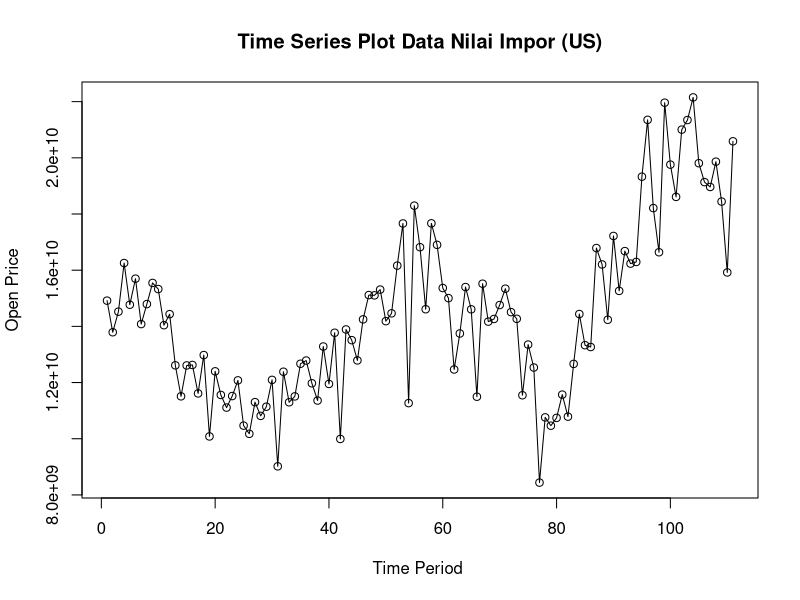
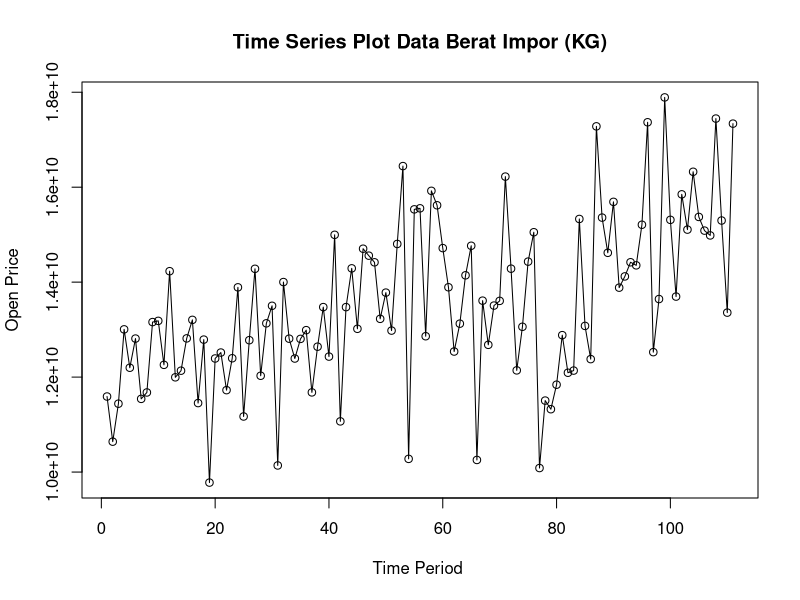
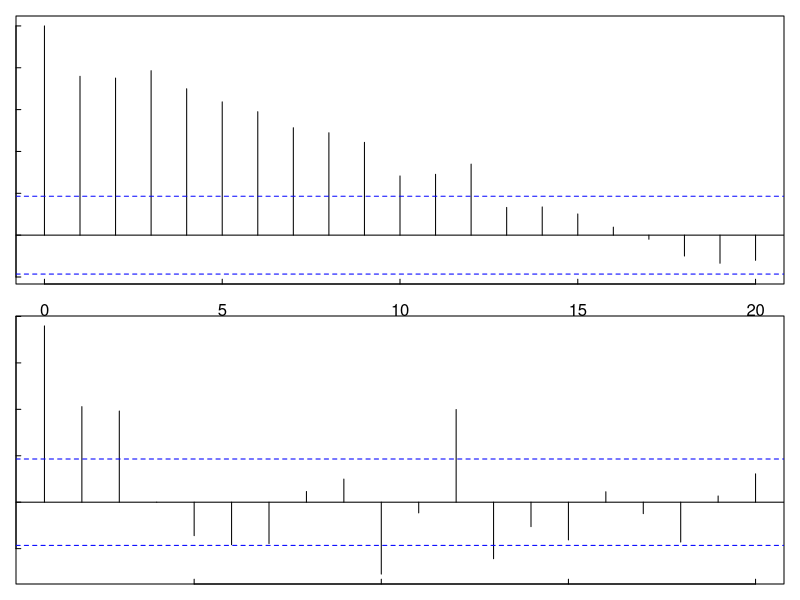
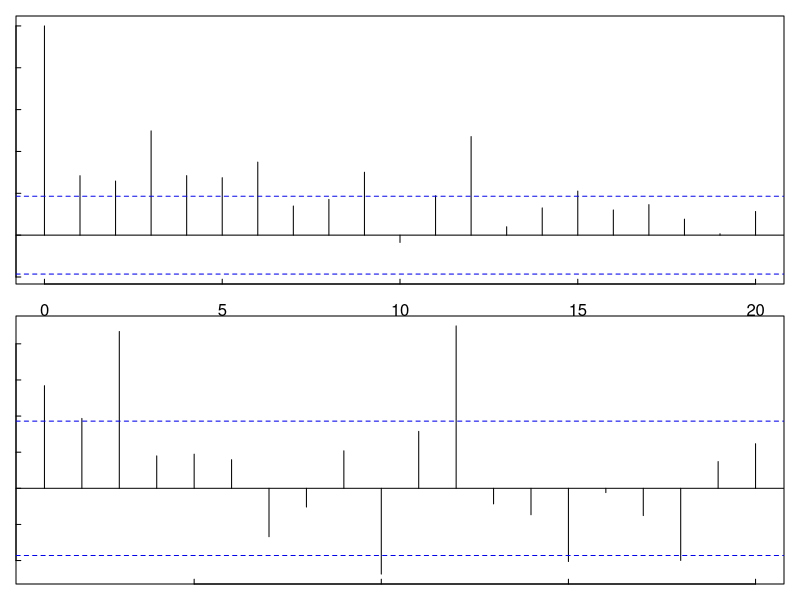
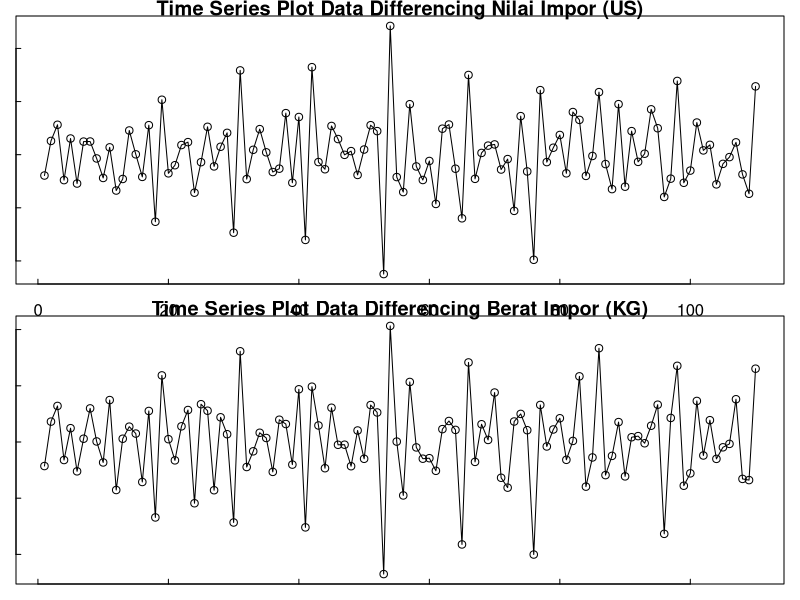
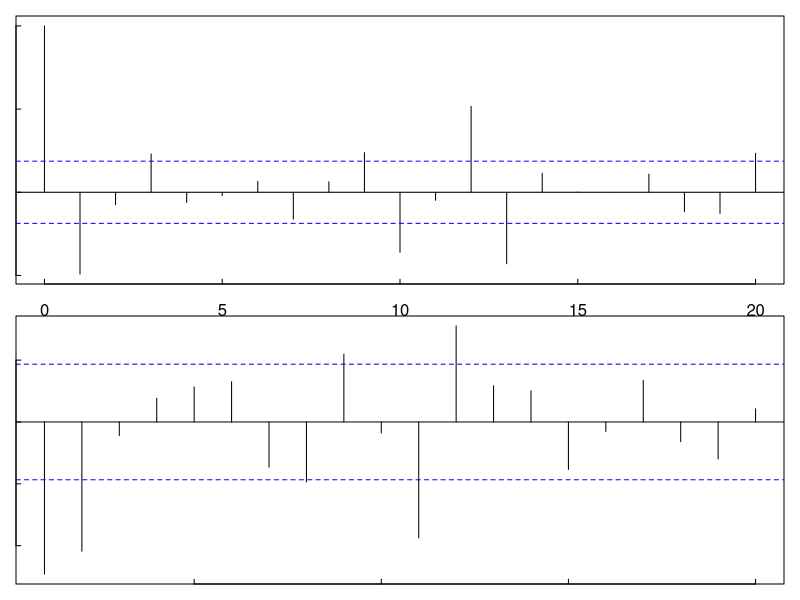
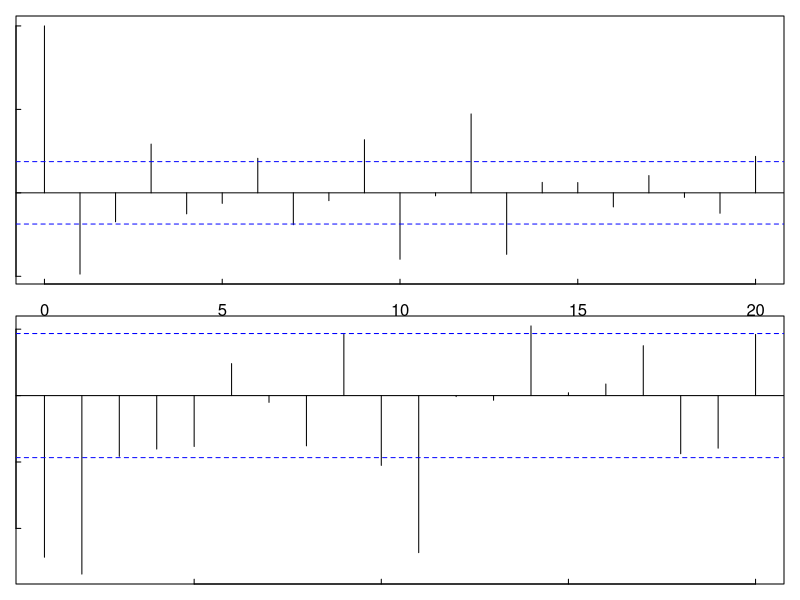
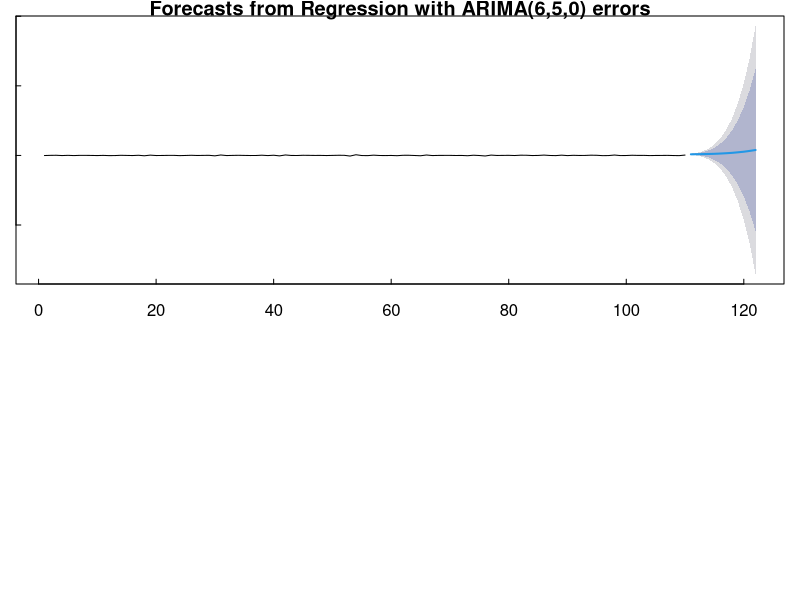

The R source for these figures, in order:
## ---- chunk 1
data1<-read.csv("Dataset/data_ekspor.csv",header=TRUE)
head(data1)
## ---- chunk 2
data.ts.nilai<-data1$Nilai.Impor..US...
data.ts.nilai
## ---- chunk 3
library(tseries)
result_adf <- adf.test(data.ts.nilai)
result_kpss <- kpss.test(data.ts.nilai)
result_adf
result_kpss
## ---- chunk 4
data.ts.berat<-data1$Berat.Impor..KG.
data.ts.berat
## ---- chunk 5
library(tseries)
result_adf <- adf.test(data.ts.berat)
result_kpss <- kpss.test(data.ts.berat)
result_adf
result_kpss
## ---- chunk 6
#. Plot time series
ts.plot(data.ts.nilai, xlab="Time Period ", ylab="Open Price", main= "Time Series Plot Data Nilai Impor (US)")
points(data.ts.nilai)
## ---- chunk 7
#. Plot time series
ts.plot(data.ts.berat, xlab="Time Period ", ylab="Open Price", main= "Time Series Plot Data Berat Impor (KG)")
points(data.ts.berat)
## ---- chunk 8
par(mfrow=c(2,1),
 # mengatur margin grafik
 mar=c(1,1,1,1),
 # mengatur margin sumbu
 mex=0.8,
 # arah tick sumbu koordinat
 tcl=0.3)
acf(data.ts.nilai)
pacf(data.ts.nilai)
## ---- chunk 9
par(mfrow=c(2,1),
 # mengatur margin grafik
 mar=c(1,1,1,1),
 # mengatur margin sumbu
 mex=0.8,
 # arah tick sumbu koordinat
 tcl=0.3)
acf(data.ts.berat)
pacf(data.ts.berat)
## ---- chunk 10
log.data.ts.nilai=diff(log(data.ts.nilai))
log.data.ts.nilai
## ---- chunk 11
library(tseries)
result_adf <- adf.test(log.data.ts.nilai)
result_kpss <- kpss.test(log.data.ts.nilai)
result_adf
result_kpss
## ---- chunk 12
log.data.ts.berat=diff(log(data.ts.berat))
log.data.ts.berat
## ---- chunk 13
library(tseries)
result_adf <- adf.test(log.data.ts.berat)
result_kpss <- kpss.test(log.data.ts.berat)
result_adf
result_kpss
## ---- chunk 14
ts.plot(log.data.ts.nilai, xlab="Time Period ", ylab="Nilai Impor (US)", main= "Time Series Plot Data Differencing Nilai Impor (US)")
points(log.data.ts.nilai)
## ---- chunk 15
ts.plot(log.data.ts.berat, xlab="Time Period ", ylab="Nilai Impor (US)", main= "Time Series Plot Data Differencing Berat Impor (KG)")
points(log.data.ts.berat)
## ---- chunk 16
par(mfrow=c(2,1),
 # mengatur margin grafik
 mar=c(1,1,1,1),
 # mengatur margin sumbu
 mex=0.8,
 # arah tick sumbu koordinat
 tcl=0.3)
acf(log.data.ts.nilai)
pacf(log.data.ts.nilai)
## ---- chunk 17
par(mfrow=c(2,1),
 # mengatur margin grafik
 mar=c(1,1,1,1),
 # mengatur margin sumbu
 mex=0.8,
 # arah tick sumbu koordinat
 tcl=0.3)
acf(log.data.ts.berat)
pacf(log.data.ts.berat)
## ---- chunk 18
datay = log.data.ts.nilai
library(lmtest)
estimasi_1 = arima(datay, order=c(0,0,2)); estimasi_1;
coeftest(estimasi_1)
estimasi_2 = arima(datay, order=c(2,2,0)); estimasi_2;
coeftest(estimasi_2)
estimasi_3 = arima(datay, order=c(1,0,2)); estimasi_3;
coeftest(estimasi_3)
estimasi_4 = arima(datay, order=c(2,0,1)); estimasi_4;
coeftest(estimasi_4)
estimasi_5 = arima(datay, order=c(2,0,2)); estimasi_5;
coeftest(estimasi_5)
## ---- chunk 19
datax = log.data.ts.berat
library(lmtest)
estimasi_6 = arima(datax, order=c(0,0,2)); estimasi_6;
coeftest(estimasi_6)
estimasi_7 = arima(datax, order=c(3,4,2)); estimasi_7;
coeftest(estimasi_7)
estimasi_8 = arima(datax, order=c(1,0,2)); estimasi_8;
coeftest(estimasi_8)
estimasi_9 = arima(datax, order=c(2,0,1)); estimasi_9;
coeftest(estimasi_9)
estimasi_10 = arima(datax, order=c(2,0,2)); estimasi_10;
coeftest(estimasi_10)
## ---- chunk 20
residual2 = estimasi_2$residuals
Box.test(residual2, lag = 12)
## ---- chunk 21
residual7 = estimasi_7$residuals
Box.test(residual7, lag = 12)
## ---- chunk 22
library(forecast)
library(lmtest)
estimasiarmax = Arima(datay, order = c(6,5,0), xreg = datax)
estimasiarmax; coeftest(estimasiarmax)
## ---- chunk 23
res_armax = estimasiarmax$residuals
Box.test(res_armax, lag = 12)
## ---- chunk 24
xreg1 = rep(exp(mean(datax)), 12)
ramalan = forecast(estimasiarmax, xreg = xreg1, h = 12)
ramalan
## ---- chunk 25
plot(ramalan)
